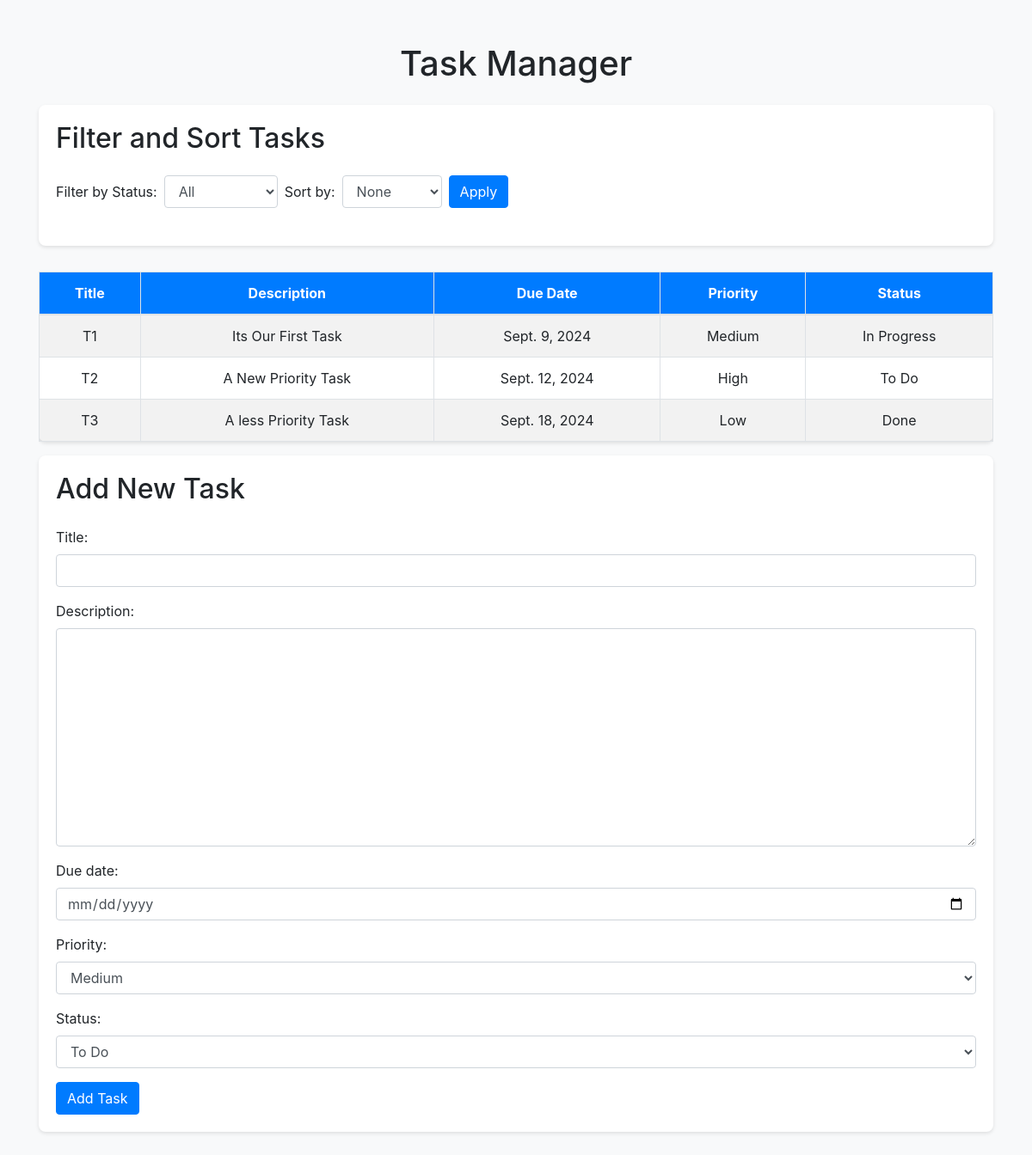
The page / on the database its author committed.
### tasks/models.py (models this page shows, shortened)
class Task(models.Model):
    HIGH = 1
    MEDIUM = 2
    LOW = 3
    PRIORITY_CHOICES = [
        (HIGH, 'High'),
        (MEDIUM, 'Medium'),
        (LOW, 'Low'),
    ]
    TODO = 'To Do'
    IN_PROGRESS = 'In Progress'
    DONE = 'Done'
    STATUS_CHOICES = [
        (TODO, 'To Do'),
        (IN_PROGRESS, 'In Progress'),
        (DONE, 'Done'),
    ]
    title = models.CharField(max_length=250)
    description = models.TextField(blank=True, null=True)
    due_date = models.DateField()
    priority = models.IntegerField(choices=PRIORITY_CHOICES, default=MEDIUM)
    status = models.CharField(max_length=12, choices=STATUS_CHOICES, default=TODO)

### tasks/views.py (the view)
# urls.py: path('', views.task_list, name='task_list'),
def task_list(request):
    tasks = Task.objects.all()
    status_filter = request.GET.get('status')
    if status_filter:
        tasks = tasks.filter(status=status_filter)
    sort_by = request.GET.get('sort_by')
    if sort_by == 'priority':
        tasks = tasks.order_by('priority')
    elif sort_by == 'due_date':
        tasks = tasks.order_by('due_date')
    if request.method == 'POST':
        form = TaskForm(request.POST)
        if form.is_valid():
            form.save()
            return redirect('task_list')  # Redirect to task list after adding new task
    else:
        form = TaskForm()
    return render(request, 'tasks/task_list.html', {'tasks': tasks, 'form': form})

### tasks/forms.py
class TaskForm(forms.ModelForm):
    class Meta:
        model = Task
        fields = ['title', 'description', 'due_date', 'priority', 'status']
        widgets = {
            'due_date': forms.DateInput(attrs={'type': 'date'}),
        }

### tasks/templatetags/custom_filters.py (called while the page is built)
@register.filter(name='add_class')
def add_class(field, css_class):
    return field.as_widget(attrs={"class": css_class})

### tasks/templates/tasks/task_list.html (shortened to what this page needs)
{% load custom_filters %}
<!DOCTYPE html>
<html lang="en">
<head>
    <link href="https://stackpath.bootstrapcdn.com/bootstrap/4.5.2/css/bootstrap.min.css" rel="stylesheet">
</head>
<body>
    <div class="container task-container">
        <h1 class="text-center mb-4">Task Manager</h1>
        <div class="form-container">
            <h2 class="mb-4">Filter and Sort Tasks</h2>
            <form method="get" class="form-inline mb-4">
                <div class="form-group mr-2">
                    <label for="status" class="mr-2">Filter by Status:</label>
                    <select name="status" id="status" class="form-control">
                        <option value="">All</option>
                    </select>
                </div>
                <div class="form-group mr-2">
                    <label for="sort_by" class="mr-2">Sort by:</label>
                    <select name="sort_by" id="sort_by" class="form-control">
                        <option value="">None</option>
                    </select>
                </div>
                <button type="submit" class="btn btn-primary">Apply</button>
            </form>
        </div>
        <div class="table-responsive">
            <table class="table table-bordered table-striped">
                <thead>
                    <tr>
                        <th>Title</th>
                        <th>Description</th>
                        <th>Due Date</th>
                        <th>Priority</th>
                        <th>Status</th>
                    </tr>
                </thead>
                <tbody>
                    {% for task in tasks %}
                    <tr>
                        <td>{{ task.title }}</td>
                        <td>{{ task.description }}</td>
                        <td>{{ task.due_date }}</td>
                        <td>{{ task.get_priority_display }}</td>
                        <td>{{ task.get_status_display }}</td>
                    </tr>
                    {% endfor %}
                </tbody>
            </table>
        </div>
        <div class="form-container">
            <h2 class="mb-4">Add New Task</h2>
            <form method="post">
                <div class="form-group">
                    {{ form.title.label_tag }}
                    {{ form.title|add_class:"form-control" }}
                </div>
                <div class="form-group">
                    {{ form.description.label_tag }}
                    {{ form.description|add_class:"form-control" }}
                </div>
                <div class="form-group">
                    {{ form.due_date.label_tag }}
                    {{ form.due_date|add_class:"form-control" }}
                </div>
                <div class="form-group">
                    {{ form.priority.label_tag }}
                    {{ form.priority|add_class:"form-control" }}
                </div>
                <div class="form-group">
                    {{ form.status.label_tag }}
                    {{ form.status|add_class:"form-control" }}
                </div>
                <button type="submit" class="btn btn-primary">Add Task</button>
            </form>
        </div>
    </div>
</body>
</html>

### tasks/templates/tasks/task_list.html (style rules this page uses)
body { background-color: #f8f9fa; }
.task-container { margin-top: 50px; }
table { background-color: #fff; border-radius: 8px; box-shadow: 0 2px 4px rgba(0, 0, 0, 0.1); }
th { background-color: #007bff; color: white; }
.table th, .table td { padding: 12px; text-align: center; }
.form-container { background-color: white; padding: 20px; border-radius: 8px; box-shadow: 0 2px 4px rgba(0, 0, 0, 0.1); margin-bottom: 30px; }
.btn-primary { background-color: #007bff; border-color: #007bff; }

### rows shown on the page
Task: title "T1", description "Its Our First Task", due_date "Sept. 9, 2024", priority "Medium", status "In Progress"
Task: title "T2", description "A New Priority Task", due_date "Sept. 12, 2024", priority "High", status "To Do"
Task: title "T3", description "A less Priority Task", due_date "Sept. 18, 2024", priority "Low", status "Done"
